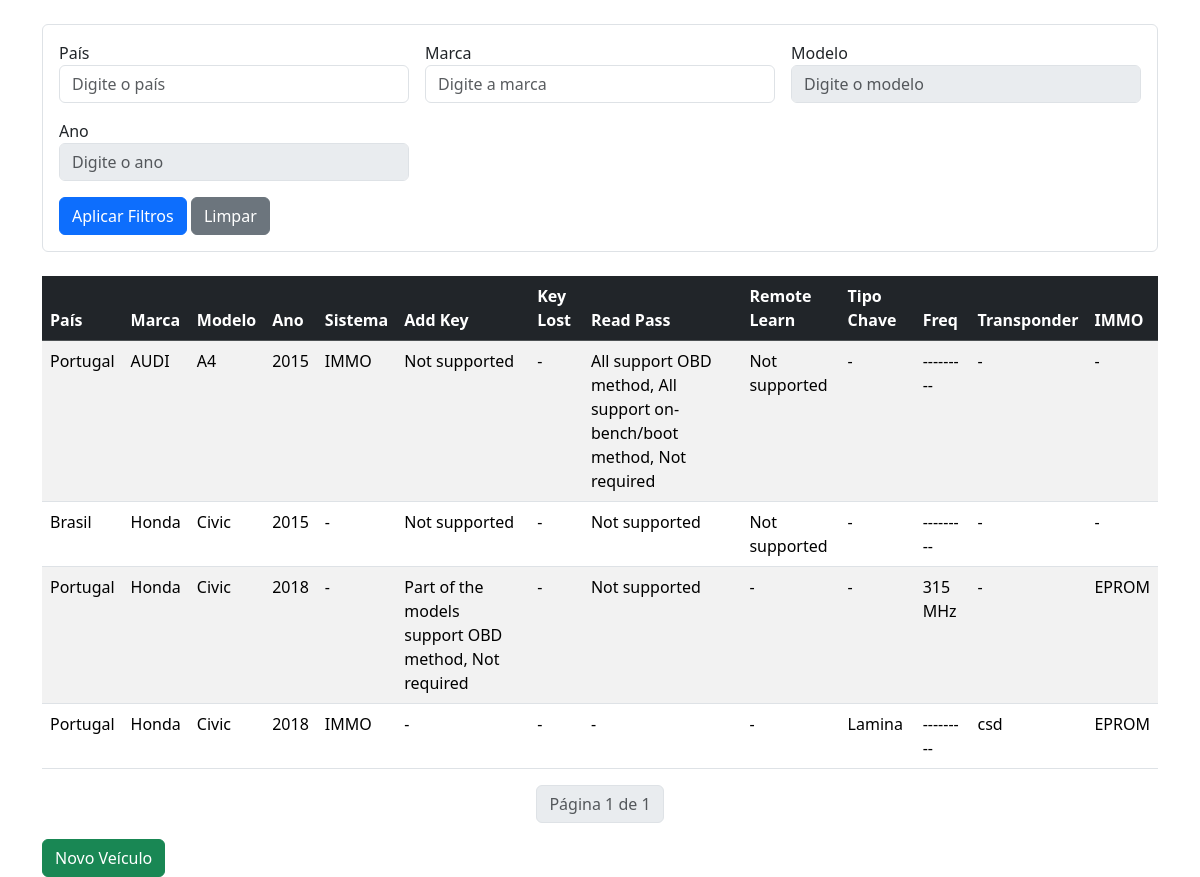
The page / on the database its author committed.
### form/models.py (models this page shows, shortened)
class Veiculo(models.Model):
    FREQUENCIA_CHOICES = [
        ('315', '315 MHz'),
        ('433', '433 MHz'),
    ]
    pais = models.CharField(max_length=100, verbose_name='País')
    brand = models.CharField(max_length=100, verbose_name='Marca')
    modelo = models.CharField(max_length=100, verbose_name='Modelo')
    ano = models.CharField(max_length=20, verbose_name='Ano')
    sistema = models.CharField(max_length=100, blank=True, verbose_name='Sistema')
    tipo_chave = models.CharField(max_length=100, blank=True, verbose_name='Tipo de Chave')
    transponder = models.CharField(max_length=100, blank=True, verbose_name='Transponder')
    immo_part_replacement = models.CharField(max_length=100, blank=True, verbose_name='Substituição da Peça IMMO')
    frequencia = models.CharField(
        max_length=3,
        choices=[('', '---------')] + FREQUENCIA_CHOICES,
        blank=True,
        verbose_name='Frequência'
    )
    add_key = MultiSelectField(
        choices=get_flat_choices(),
        blank=True,
        verbose_name='Add Key'
    )
    read_password = MultiSelectField(
        choices=get_flat_choices(),
        blank=True,
        verbose_name='Read Password'
    )
    remote_learning = MultiSelectField(
        choices=get_flat_choices(),
        blank=True,
        verbose_name='Remote Learning'
    )
    key_lost = MultiSelectField(
        choices=get_flat_choices(),
        blank=True,
        verbose_name='Key Lost'
    )

### form/views.py (the view)
# urls.py: path('', views.index, name='index'),
def index(request):
    filtros = Q()
    if request.GET.get('pais'):
        filtros &= Q(pais__icontains=request.GET['pais'])
    if request.GET.get('brand'):
        filtros &= Q(brand__icontains=request.GET['brand'])
    if request.GET.get('modelo'):
        filtros &= Q(modelo__icontains=request.GET['modelo'])
    if request.GET.get('ano'):
        filtros &= Q(ano__icontains=request.GET['ano'])
    veiculos = Veiculo.objects.filter(filtros).order_by('brand', 'modelo')
    paginator = Paginator(veiculos, 10)
    page_number = request.GET.get('page')
    page_obj = paginator.get_page(page_number)
    return render(request, 'index.html', {
        'page_obj': page_obj,
        'filtros': request.GET,
    })

### form/templates/index.html (shortened to what this page needs)
{% extends 'base.html' %}
{% block content %}
<div class="container mt-4">
    <form method="get" class="mb-4 border p-3 rounded">
        <div class="row g-3">
            <form method="get" class="row g-3">
    <div class="col-md-4">
        <label for="id_pais">País</label>
        <input type="text" id="id_pais" name="pais"
               class="form-control" list="paisesList"
               placeholder="Digite o país">
    </div>
    <div class="col-md-4">
        <label for="id_brand">Marca</label>
        <input type="text" id="id_brand" name="brand"
               class="form-control" list="marcasList"
               placeholder="Digite a marca">
    </div>
    <div class="col-md-4">
        <label for="id_modelo">Modelo</label>
        <input type="text" id="id_modelo" name="modelo"
               class="form-control" list="modelosList"
               placeholder="Digite o modelo" disabled>
    </div>
    <div class="col-md-4">
        <label for="id_ano">Ano</label>
        <input type="text" id="id_ano" name="ano"
               class="form-control" list="anosList"
               placeholder="Digite o ano" disabled>
    </div>
</form>
            <div class="col-12">
                <button type="submit" class="btn btn-primary">
                     Aplicar Filtros
                </button>
                <a href="{% url 'index' %}" class="btn btn-secondary">
                     Limpar
                </a>
            </div>
        </div>
    </form>
    <div class="table-responsive">
    <table class="table table-striped table-hover">
        <thead class="table-dark">
            <tr>
                <th>País</th>
                <th>Marca</th>
                <th>Modelo</th>
                <th>Ano</th>
                <th>Sistema</th>
                <th>Add Key</th>
                <th>Key Lost</th>
                <th>Read Pass</th>
                <th>Remote Learn</th>
                <th>Tipo Chave</th>
                <th>Freq</th>
                <th>Transponder</th>
                <th>IMMO</th>
            </tr>
        </thead>
        <tbody>
            {% for veiculo in page_obj %}
            <tr>
                <td>{{ veiculo.pais|default:"-" }}</td>
                <td>{{ veiculo.brand|default:"-" }}</td>
                <td>{{ veiculo.modelo|default:"-" }}</td>
                <td>{{ veiculo.ano|default:"-" }}</td>
                <td>{{ veiculo.sistema|default:"-" }}</td>
                <td>{{ veiculo.get_add_key_display|default:"-" }}</td>
                <td>{{ veiculo.get_key_lost_display|default:"-" }}</td>
                <td>{{ veiculo.get_read_password_display|default:"-" }}</td>
                <td>{{ veiculo.get_remote_learning_display|default:"-" }}</td>
                <td>{{ veiculo.tipo_chave|default:"-" }}</td>
                <td>{{ veiculo.get_frequencia_display|default:"-" }}</td>
                <td>{{ veiculo.transponder|default:"-" }}</td>
                <td>{{ veiculo.immo_part_replacement|default:"-" }}</td>
            </tr>
            {% empty %}
            <tr>
                <td colspan="13" class="text-center py-4">
                    <i class="fas fa-info-circle me-2"></i>Nenhum veículo encontrado
                </td>
            </tr>
            {% endfor %}
        </tbody>
    </table>
</div>
    <nav aria-label="Page navigation">
        <ul class="pagination justify-content-center">
            <li class="page-item disabled">
                <span class="page-link">
                    Página {{ page_obj.number }} de {{ page_obj.paginator.num_pages }}
                </span>
            </li>
        </ul>
    </nav>
    <a href="{% url 'cadastrar_veiculo' %}" class="btn btn-success">
         Novo Veículo
    </a>
</div>
{%endblock%}

### form/templates/base.html (shortened to what this page needs)
{% load static %}
<!DOCTYPE html>
<html lang="pt-br">
<head>
    <link rel="stylesheet" href="https://cdn.jsdelivr.net/npm/bootstrap@5.3.3/dist/css/bootstrap.min.css">
</head>
<body>
    {% block content %}
    {% endblock %}
</body>
</html>

### rows shown on the page
Veiculo: pais "Portugal", brand "AUDI", modelo "A4", ano "2015", sistema "IMMO", add_key "Not supported", key_lost "-", read_password "All support OBD method, All support on-bench/boot method, Not required", remote_learning "Not supported", tipo_chave "-", frequencia "---------", transponder "-", immo_part_replacement "-"
Veiculo: pais "Brasil", brand "Honda", modelo "Civic", ano "2015", sistema "-", add_key "Not supported", key_lost "-", read_password "Not supported", remote_learning "Not supported", tipo_chave "-", frequencia "---------", transponder "-", immo_part_replacement "-"
Veiculo: pais "Portugal", brand "Honda", modelo "Civic", ano "2018", sistema "-", add_key "Part of the models support OBD method, Not required", key_lost "-", read_password "Not supported", remote_learning "-", tipo_chave "-", frequencia "315 MHz", transponder "-", immo_part_replacement "EPROM"
Veiculo: pais "Portugal", brand "Honda", modelo "Civic", ano "2018", sistema "IMMO", add_key "-", key_lost "-", read_password "-", remote_learning "-", tipo_chave "Lamina", frequencia "---------", transponder "csd", immo_part_replacement "EPROM"

### other values the page prints
{{ page_obj.number }} "1"
{{ page_obj.paginator.num_pages }} "1"
